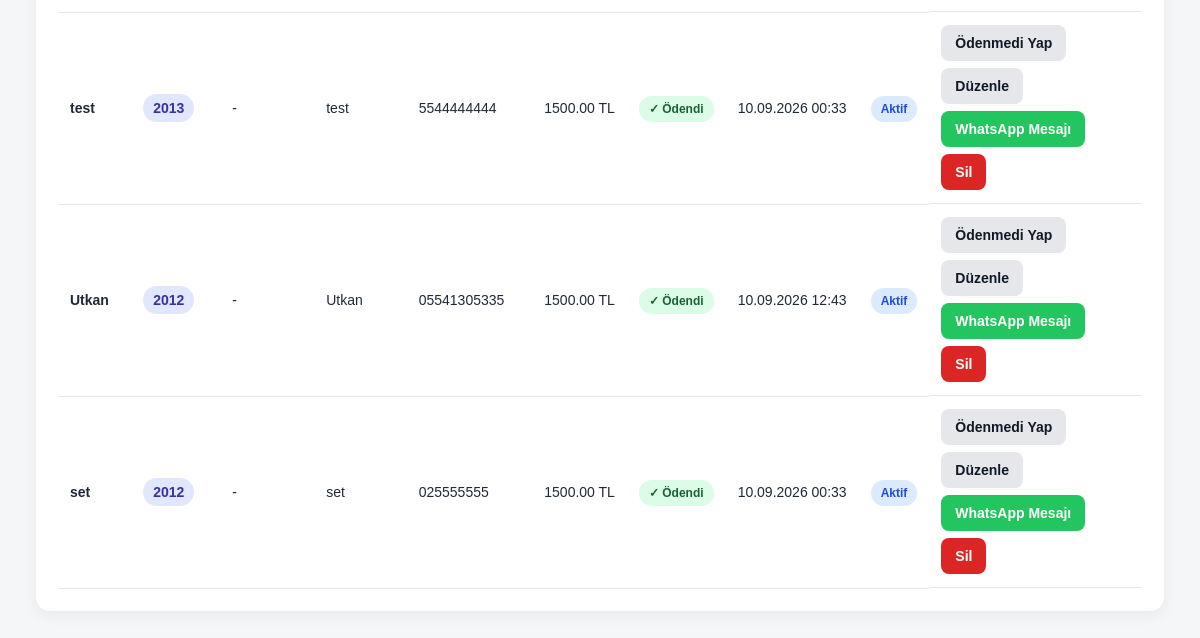
Page /students (signed in, lower part) on the earlier database version.
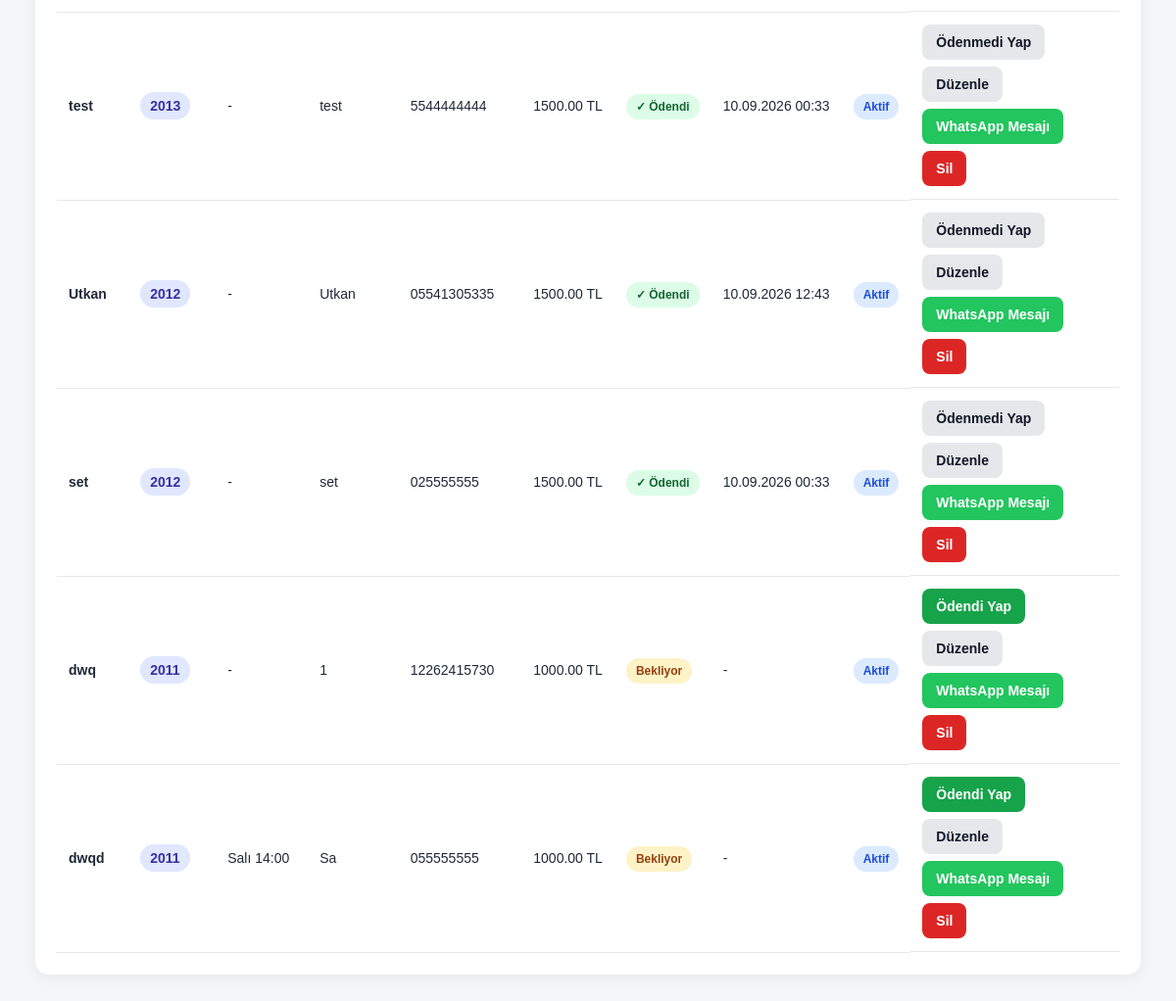
Same page on the later database version.
### tables this page shows
CREATE TABLE payments (
            id INTEGER PRIMARY KEY AUTOINCREMENT,
            student_id INTEGER NOT NULL,
            year INTEGER NOT NULL,
            month INTEGER NOT NULL,
            amount REAL DEFAULT 0,
            paid INTEGER DEFAULT 0,
            paid_at TEXT,
            FOREIGN KEY (student_id)
                REFERENCES students(id)
                ON DELETE CASCADE,
            UNIQUE(student_id, year, month)
        );

CREATE TABLE students (
            id INTEGER PRIMARY KEY AUTOINCREMENT,
            school_id INTEGER NOT NULL,
            name TEXT NOT NULL,
            birth_year INTEGER NOT NULL,
            parent_name TEXT,
            phone TEXT,
            monthly_fee REAL DEFAULT 0,
            active INTEGER DEFAULT 1,
            notes TEXT,
            created_at TEXT, class_group TEXT,
            FOREIGN KEY (school_id)
                REFERENCES schools(id)
                ON DELETE CASCADE
        );

### app.py (the view, shortened to what this page needs)
@app.route("/students")
def students():
    if not school_logged_in():
        return redirect(url_for("login"))
    school_id = session["school_id"]
    year, month = get_selected_period()
    search = request.args.get("search", "").strip()
    birth_year = request.args.get("birth_year", "").strip()
    class_group = request.args.get("class_group", "").strip()
    payment = request.args.get("payment", "").strip()
    query = """
        SELECT
            s.*,
            COALESCE(p.paid, 0) AS paid,
            p.paid_at
        FROM students s
        LEFT JOIN payments p
            ON p.student_id = s.id
            AND p.year = ?
            AND p.month = ?
        WHERE s.school_id = ?
    """
    params = [year, month, school_id]
    if birth_year:
        query += " AND s.birth_year = ?"
        params.append(birth_year)
    if class_group:
        query += " AND s.class_group = ?"
        params.append(class_group)
    if payment == "paid":
        query += " AND COALESCE(p.paid, 0) = 1"
    elif payment == "unpaid":
        query += " AND COALESCE(p.paid, 0) = 0"
    query += """
        ORDER BY
            s.birth_year DESC,
            COALESCE(s.class_group, '') ASC,
            s.name ASC
    """
    conn = get_db()
    student_list = conn.execute(query, params).fetchall()
    years = conn.execute("""
        SELECT DISTINCT birth_year
        FROM students
        WHERE school_id = ?
        ORDER BY birth_year DESC
    """, (school_id,)).fetchall()
    class_groups = conn.execute("""
        SELECT DISTINCT class_group
        FROM students
        WHERE school_id = ?
        AND class_group IS NOT NULL
        AND TRIM(class_group) != ''
        ORDER BY class_group ASC
    """, (school_id,)).fetchall()
    conn.close()
    return render_template(
        "students.html",
        students=student_list,
        years=years,
        class_groups=class_groups,
        search=search,
        birth_year=birth_year,
        class_group=class_group,
        payment=payment,
        selected_year=year,
        selected_month=month,
        month_name=MONTH_NAMES[month],
        months=MONTH_NAMES
    )

### app.py (called while the page is built)
def get_db():
    conn = sqlite3.connect(DB_NAME)
    conn.row_factory = sqlite3.Row
    conn.execute("PRAGMA foreign_keys = ON")
    return conn

def school_logged_in():
    return (
        session.get("logged_in")
        and session.get("role") == "school"
        and session.get("school_id")
    )

def get_selected_period():
    now = datetime.now()
    try:
        year = int(request.args.get("year", now.year))
    except:
        year = now.year
    try:
        month = int(request.args.get("month", now.month))
    except:
        month = now.month
    if month < 1 or month > 12:
        month = now.month
    return year, month

### templates/students.html (shortened to what the changed rows need)
<!DOCTYPE html>
<html lang="tr">
<head>
    <link rel="stylesheet" href="{{ url_for('static', filename='style.css') }}">
</head>
<body>
<main class="container">
    <section class="panel-section">
        {% if students %}
        <div class="table-wrapper">
            <table>
                <tbody>
                    {% for student in students %}
                    <tr>
                        <td>
                            <strong>{{ student.name }}</strong>
                        </td>
                        <td>
                            <span class="badge">
                                {{ student.birth_year }}
                            </span>
                        </td>
                        <td>
                            {{ student.class_group or "-" }}
                        </td>
                        <td>
                            {{ student.parent_name or "-" }}
                        </td>
                        <td>
                            {{ student.phone or "-" }}
                        </td>
                        <td>
                            {{ "%.2f"|format(student.monthly_fee) }} TL
                        </td>
                        <td>
                            {% if student.paid %}
                                <span class="payment paid">
                                    ✓ Ödendi
                                </span>
                            {% else %}
                                <span class="payment unpaid">
                                    Bekliyor
                                </span>
                            {% endif %}
                        </td>
                        <td>
                            {{ student.paid_at or "-" }}
                        </td>
                        <td>
                            {% if student.active %}
                                <span class="status active">
                                    Aktif
                                </span>
                            {% else %}
                                <span class="status passive">
                                    Pasif
                                </span>
                            {% endif %}
                        </td>
                        <td class="actions">
                            <form
                                method="POST"
                                action="{{ url_for(
                                    'toggle_payment',
                                    student_id=student.id
                                ) }}"
                            >
                                {% if student.paid %}
                                    <button
                                        type="submit"
                                        class="btn"
                                    >
                                        Ödenmedi Yap
                                    </button>
                                {% else %}
                                    <button
                                        type="submit"
                                        class="btn success"
                                    >
                                        Ödendi Yap
                                    </button>
                                {% endif %}
                            </form>
                            <a
                                href="{{ url_for(
                                    'edit_student',
                                    student_id=student.id
                                ) }}"
                                class="btn"
                            >
                                Düzenle
                            </a>
                            {% if student.phone %}
                                {% if student.paid %}
                                    {% set whatsapp_message =
                                        "Merhaba, iyi günler. " ~ student.name ~
                                        " isimli öğrencimizin " ~ month_name ~ " " ~ selected_year|string ~
                                        " ayı aidat ödemesi alınmıştır. Teşekkür ederiz."
                                    %}
                                {% else %}
                                    {% set whatsapp_message =
                                        "Merhaba, iyi günler. " ~ student.name ~
                                        " isimli öğrencimizin " ~ month_name ~ " " ~ selected_year|string ~
                                        " ayı aidat ödemesi henüz sistemde görünmemektedir. Bilginize."
                                    %}
                                {% endif %}
                            {% set phone_clean = student.phone
                                |replace(' ', '')
                                |replace('(', '')
                                |replace(')', '')
                                |replace('-', '')
                            %}
                            {% if phone_clean[:3] == '+90' %}
                                {% set whatsapp_phone = phone_clean[3:] %}
                            {% elif phone_clean[:2] == '90' and phone_clean|length == 12 %}
                                {% set whatsapp_phone = phone_clean[2:] %}
                            {% elif phone_clean[:1] == '0' %}
                                {% set whatsapp_phone = phone_clean[1:] %}
                            {% else %}
                                {% set whatsapp_phone = phone_clean %}
                            {% endif %}
                            <a
                                target="_blank"
                                class="btn whatsapp"
                                href="https://wa.me/90{{ whatsapp_phone }}?text={{ whatsapp_message|urlencode }}"
                            >
                                WhatsApp Mesajı
                            </a>
                            {% endif %}
                            <form
                                method="POST"
                                action="{{ url_for(
                                    'delete_student',
                                    student_id=student.id
                                ) }}"
                                onsubmit="return confirm('Bu öğrenciyi silmek istediğine emin misin?');"
                            >
                                <button
                                    type="submit"
                                    class="btn danger"
                                >
                                    Sil
                                </button>
                            </form>
                        </td>
                    </tr>
                    {% endfor %}
                </tbody>
            </table>
        </div>
        {% else %}
        <div class="empty-state">
            Bu filtrelere uygun öğrenci bulunamadı.
        </div>
        {% endif %}
    </section>
</main>
</body>
</html>

Differences in the rows shown:
added students: name "dwq", birth_year "2011", class_group "-", parent_name "1", phone "12262415730", monthly_fee "1000.00", shows "Bekliyor", paid_at "-", active "Aktif", shows "Ödendi Yap"
added students: name "dwqd", birth_year "2011", class_group "Salı 14:00", parent_name "Sa", phone "055555555", monthly_fee "1000.00", shows "Bekliyor", paid_at "-", active "Aktif", shows "Ödendi Yap"
